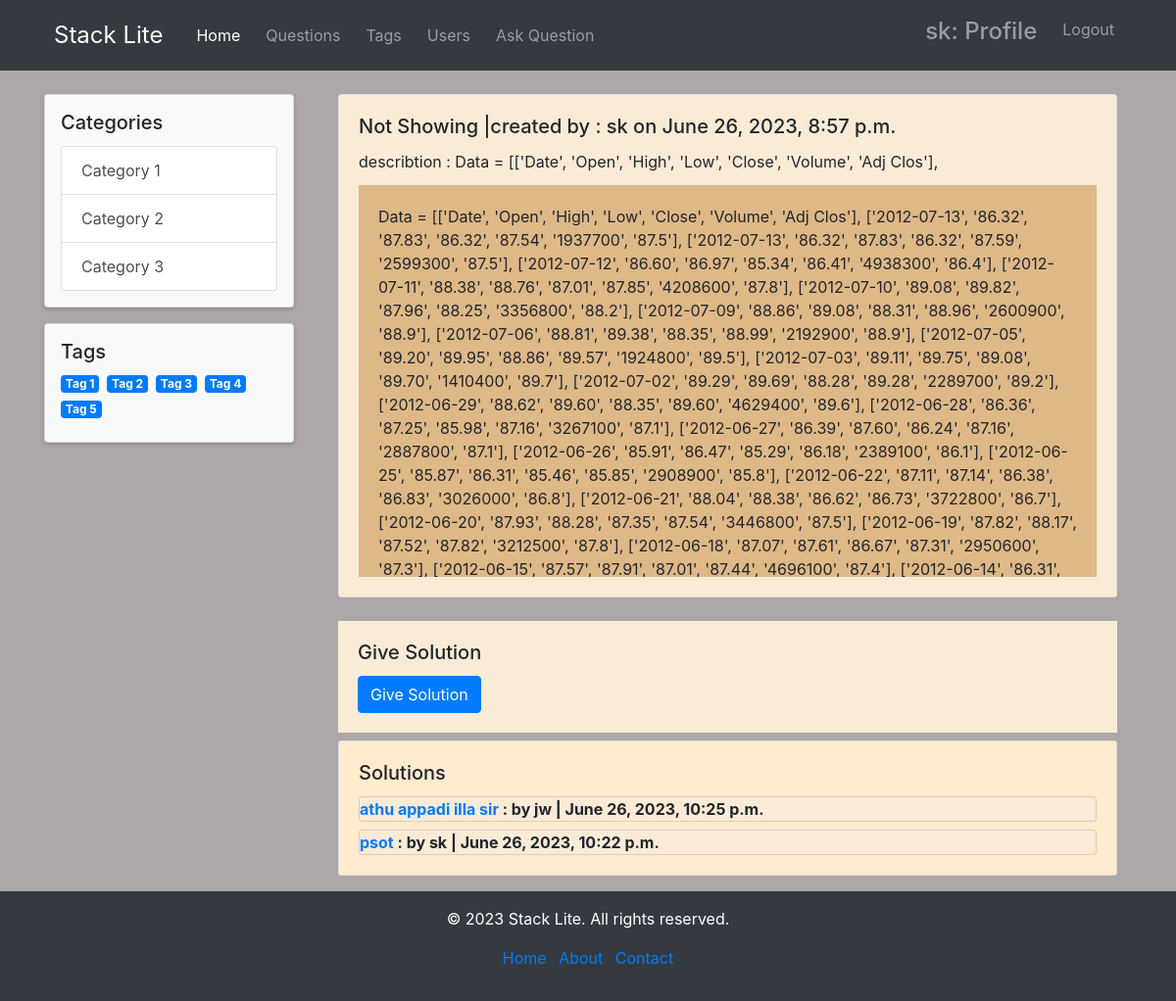
/stacklit/dis/11 (signed in), run on the app's committed database.
### stackapp/models.py (models this page shows, shortened)
class Ticket(models.Model):
    title = models.CharField(max_length=200)
    describe = models.TextField(max_length=500)
    code = models.TextField(blank=True)
    maker = models.ForeignKey(User , on_delete=models.CASCADE,related_name="tickets")
    created_date= models.DateTimeField(auto_now_add=True)
    class Meta:
        ordering = ("-created_date",)

class Comment(models.Model):
    title = models.CharField(max_length=200)
    solution = models.TextField(max_length=500)
    code = models.TextField(max_length=500 , blank = True)
    user = models.ForeignKey(User, on_delete=models.CASCADE)
    created_date = models.DateTimeField(auto_now=True)
    solution_for = models.ForeignKey(Ticket , on_delete=models.CASCADE)
    approved = models.BooleanField(default=False)
    class Meta:
        ordering = ("-created_date",)

### stackapp/views.py (the view)
# urls.py: path('dis/<int:id>',views.discussion ,name="discussion"),
@login_required
def discussion(request, id):
    obj = Ticket.objects.get(pk=id)
    comments = Comment.objects.filter(solution_for_id=id)
    if request.method == "POST":
        comment_form = CommentForm(request.POST)
        if comment_form.is_valid():
            comment = comment_form.save(commit=False)
            comment.solution_for = obj
            comment.user = request.user
            comment.save()
            return redirect("stackapp:discussion", id=id)
    else:
        form = CommentForm()
    context = {
        "object": obj,
        "form": form,
        "comments": comments
    }
    return render(request, 'stackapp/discussion.html', context)

### stackapp/templates/stackapp/discussion.html (shortened to what this page needs)
{% extends "base.html" %}
{% load crispy_forms_tags %}
{% block sidepanel %}
<div class="col-md-3">
    <div class="card p-3" style="background-color: #f8f9fa; box-shadow: 0 2px 4px rgba(0, 0, 0, 0.2);">
        <h5 class="card-title">Categories</h5>
        <ul class="list-group">
            <li class="list-group-item list-group-item-action">Category 1</li>
            <li class="list-group-item list-group-item-action">Category 2</li>
            <li class="list-group-item list-group-item-action">Category 3</li>
        </ul>
    </div>
    <div class="card p-3 mt-3" style="background-color: #f8f9fa; box-shadow: 0 2px 4px rgba(0, 0, 0, 0.2);">
        <h5 class="card-title">Tags</h5>
        <div class="d-flex flex-wrap">
            <span class="badge badge-primary mr-2 mb-2 tag-item">Tag 1</span>
            <span class="badge badge-primary mr-2 mb-2 tag-item">Tag 2</span>
            <span class="badge badge-primary mr-2 mb-2 tag-item">Tag 3</span>
            <span class="badge badge-primary mr-2 mb-2 tag-item">Tag 4</span>
            <span class="badge badge-primary mr-2 mb-2 tag-item">Tag 5</span>
        </div>
    </div>
</div>
{% endblock %}
{% block body %}
<div class="col-md-12">
    <div class="card">
        <div class="card-body" style="background-color: antiquewhite;">
            <h5 class="card-title">{{object.title}} |created by : {{object.maker}} on {{object.created_date}}</h5>
            <p class="card-title">describtion : {{object.describe}} </p>
            <div class="card-body my-card-body" style="background-color: burlywood; max-height: 400px; overflow-y: auto;">
                {% if object.code %}
                    <p class="card-text">{{object.code}}</p>
                {% endif %}
            </div>
        </div>
    </div>
<br>
    <div class="card-body " style="background-color: antiquewhite;">
        <h5 class="card-title">Give Solution</h5>
        <button class="btn btn-primary" onclick="toggleForm()">Give Solution</button>
    </div>
    <div class="card mt-2">
        <div class="card-body" style="background-color: blanchedalmond;">
            <h5 class="card-title">Solutions</h5>
            <div class="comment-list">
                <div class="comment-box">
                    {% for comment in comments %}
                    <div class="comment">
                        <div class="card mt-2" style="background-color: antiquewhite; ">
                            <div class="card-text">
                            <strong>
                                    <a href="{% url 'stackapp:solution' id=comment.id %}" class="comment-link">
                                        {{ comment.title }}
                                    </a> : by {{ comment.user.username }} | {{ comment.created_date }}
                                </strong>
                            </div>
                        </div>
                    </div>
                    {% endfor %}
                </div>
            </div>
        </div>
    </div>
</div>
</div>
</div>
{% endblock %}
{% block footer %}
<footer class="bg-dark text-white py-3 mt-3">
    <div class="container text-center">
        <p>&copy; 2023 Stack Lite. All rights reserved.</p>
        <ul class="list-inline">
            <li class="list-inline-item"><a href="#">Home</a></li>
            <li class="list-inline-item"><a href="#">About</a></li>
            <li class="list-inline-item"><a href="#">Contact</a></li>
        </ul>
    </div>
</footer>
{% endblock %}

### templates/base.html (shortened to what this page needs)
<!DOCTYPE html>
<html lang="en">
<head>
    <link rel="stylesheet" href="https://stackpath.bootstrapcdn.com/bootstrap/4.3.1/css/bootstrap.min.css">
</head>
<body style="background-color: rgb(174, 167, 167); box-shadow: 0 2px 4px rgba(0, 0, 0, 0.2);">
    <nav class="navbar navbar-expand-lg navbar-dark bg-dark">
        <div class="container">
            <a class="navbar-brand" href="{% url 'index' %}">Stack Lite</a>
            <div class="collapse navbar-collapse" id="navbarNav">
                <ul class="navbar-nav">
                    <li class="nav-item active">
                        <a class="nav-link" href="{% url 'index' %}">Home</a>
                    </li>
                    <li class="nav-item">
                        <a class="nav-link" href="{% url 'stackapp:list_questions' %}">Questions</a>
                    </li>
                    <li class="nav-item">
                        <a class="nav-link" href="#">Tags</a>
                    </li>
                    <li class="nav-item">
                        <a class="nav-link" href="#">Users</a>
                    </li>
                    <li class="nav-item">
                        <a class="nav-link" href="{% url 'stackapp:ask_questions' %}">Ask Question</a>
                    </li>
                </ul>
            </div>
            <ul class="navbar-nav ml-auto">
                <li class="nav-item">
                    {% if user.is_authenticated %}
                        <a class="nav-link" href="{% url 'user_handling:user_detail' %}"><h4>{{user.username}}: Profile</h4></a>
                    {% endif %}
                </li>
                <li class="nav-item">
                    {% if user.is_authenticated %}
                        <a class="nav-link" href="{% url 'user_handling:user_logout' %}">Logout</a>
                    {% else %}
                        <a class="nav-link" href="{% url 'user_handling:user_login' %}">Login</a>
                    {% endif %}
                </li>
            </ul>
        </div>
    </nav>
    <div class="container mt-4">
        <div class="row">
            {% block sidepanel %}
            {% endblock %}
            <div class="col-md-9">
                {% block body %}
                {% endblock %}
            </div>
    {% block footer %}
    {% endblock %}
</body>
</html>

### templates/base.html (style rules this page uses)
body { padding-top: 0; }
.navbar { margin-bottom: 0; }
.navbar-brand { font-size: 24px; padding: 10px; }
.navbar-nav .nav-item { margin-right: 10px; }
.navbar-nav .nav-link { font-size: 16px; }
.navbar-nav.ml-auto { margin-left: auto; }

### data on the page
Ticket: title "Not Showing", maker "sk", created_date "June 26, 2023, 8:57 p.m.", describe "Data = [['Date', 'Open', 'High', 'Low', 'Close', 'Volume', 'Adj Clos'],", code "Data = [['Date', 'Open', 'High', 'Low', 'Close', 'Volume', 'Adj Clos'], ['2012-07-13', '86.32', '87.83', '86.32', '87.54', '1937700', '87.5'], ['2012-07-13', '86.32', '87.83', '86.32', '87.59', '2599300', '87.5'], ['2012-07-12', '86.60', '86.97', '85.34', '86.41', '4938300', '86.4'], ['2012-07-11', '88.38', '88.76', '87.01', '87.85', '4208600', '87.8'], ['2012-07-10', '89.08', '89.82', '87.96', '88.25', '3356800', '88.2'], ['2012-07-09', '88.86', '89.08', '88.31', '88.96', '2600900', '88.9'], ['2012-07-06', '88.81', '89.38', '88.35', '88.99', '2192900', '88.9'], ['2012-07-05', '89.20', '89.95', '88.86', '89.57', '1924800', '89.5'], ['2012-07-03', '89.11', '89.75', '89.08', '89.70',…"
Comment: title "athu appadi illa sir", user.username "jw", created_date "June 26, 2023, 10:25 p.m."
Comment: title "psot", user.username "sk", created_date "June 26, 2023, 10:22 p.m."

### other printed values
{{ user.username }} "sk"
